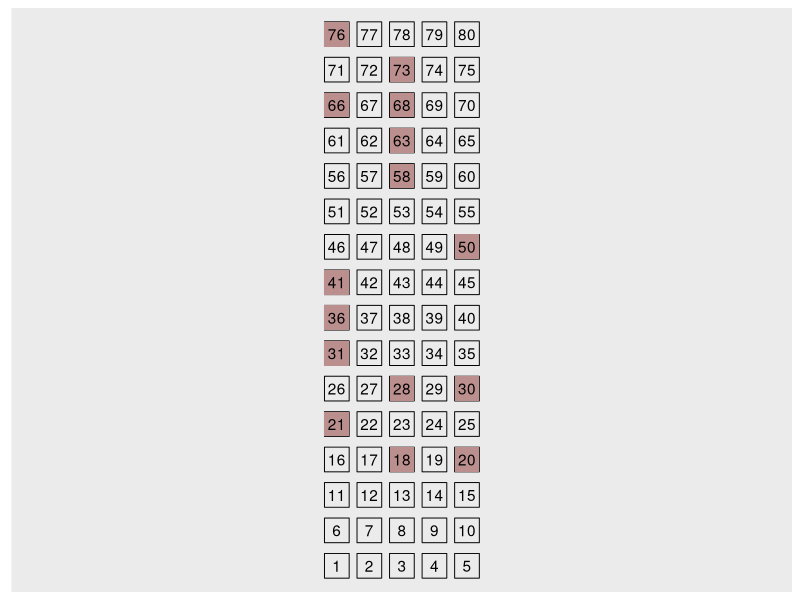

The R script that drew this image:
library(ggplot2) # görselleştirme için
library(dplyr) # tibble oluşturmak için

# Bu fonksiyon ilk önce iki kullanıcı arasında bir boşluk kalacak şekilde tesadüfi olarak koltuk numarası belirler. Bu tip koltukların tamamı dolduktan sonra kalan koltuklar arasından yine tesadüfi olarak koltuk numarası belirler.

seapart = function(seat_cap = 50, users = seat_cap * 0.5, seed = 321) {
  set.seed(seed)
  seat_cap = seat_cap
  users = users

  # başlamak için tümüyle boş salon
  seat_status = rep(TRUE, times = seat_cap)
  seats = c(1:seat_cap)

  # Mod 5'e göre 1, 3, ve 0 olan koltuk numaraları
  seats_mod5 = seats[(seats %% 5) %in% c(0, 1, 3)]
  max_empty = length(seats_mod5)

  # Koltuk seçme fonksiyonu
  pick_seat = function(type = "odd", mod5_seat_status) {

    if (type == "odd") {
      
      empty_seats_mod5 = seats_mod5[mod5_seat_status]

      if (length(empty_seats_mod5) > 1) {
        seat_pick = sample(empty_seats_mod5, 1)
      } else {
        seat_pick = empty_seats_mod5[1]
      }

      return(seat_pick)
    } else {

      empty_seats = seats[seat_status]

      if (length(empty_seats) > 1) {
        return(sample(empty_seats, 1))
      } else {
        return(empty_seats[1])
      }
    }
  }

  seat_picker = function() {
    if (sum(seat_status) > 0) {

      mod5_seat_status = seat_status[seats_mod5]

      if (sum(mod5_seat_status) > 0) {
        seat_pick = pick_seat("odd", mod5_seat_status)
      } else {
        seat_pick = pick_seat("any")
      }

      return(seat_pick)

    } else {
      return(-1)
    }
  }

  cat_stars = function() {
    cat("****************************************\n")
  }

  cat_stars()
  cat("Toplam başlangıç boş koltuk sayısı: ", seat_cap, "\n")
  cat("Bir boşluklu maximum koltuk sayısı: ", max_empty, "\n")
  cat_stars()

  # Koltuk seçme
  seat_order = rep(NA, seat_cap)

  for (i in 1:(users)) {
    seat_pick = seat_picker()

    if (seat_pick > 0) {
      seat_status[seat_pick] = FALSE
      cat(i, ": ", "Koltuk numaranız: ", seat_pick, "\n", sep = "")

      if (i <= seat_cap) {seat_order[i] = seat_pick}

      if (i == max_empty) {
        cat_stars()
        cat("Mod 5'e göre 0, 1, ve 3 olan koltukların tamamı dolu!", "\n")
        cat("Diğer numaralara geçiliyor...", "\n")
        cat_stars()
      }
    } else {
      cat_stars()
      cat(i, ": ", "Üzgünüz, şu anda hiç boş koltuğumuz yok.", "\n", sep = "")
    }
  }

  cat(paste("Kalan boş koltuk sayısı: ", sum(seat_status)))

  # Oturma verisi oluşturma
  seat_y_grid = rep(0, seat_cap)
  seat_y = rep(NA, length(seat_order))

  seat_x_grid = c(1:seat_cap) %% 5
  seat_x_grid[which(seat_x_grid == 0)] = 5

  seat_x = seat_order %% 5
  seat_x[which(seat_x == 0)] = 5

  for (i in 1:length(seat_order)) {
    if (!is.na(seat_order[i])) {
      for (j in 1:(seat_cap/5)) {
        in_interval = seat_order[i] > (j - 1) * 5 & seat_order[i] <= j * 5
        if (in_interval) {
          seat_y[i] = j
        }
      }
    }
  }

  # grid
  for (i in 1:length(seats)) {
    for (j in 1:(seat_cap/5)) {
      in_interval = seats[i] > (j - 1) * 5 & seats[i] <= j * 5
      if (in_interval) {
        seat_y_grid[i] = j
      }
    }
  }

  seating_data = tibble(
    seats,
    seat_x_grid,
    seat_y_grid,
    seat_order,
    seat_x,
    seat_y
  )

  return(seating_data)
}

seating_data = seapart(seat_cap = 80, users = 15)

seating_data |>
  ggplot(aes(seat_x_grid, seat_y_grid, label = seats)) +
  geom_point(shape = 0, size = 8) +
  geom_point(aes(seat_x, seat_y), shape = 15, color = "rosybrown", size = 8) +
  geom_text() +
  scale_x_discrete(expand = c(2, 2)) +
  #scale_y_discrete(expand = c(1, 0)) +
  labs(x = NULL, y = NULL) +
  theme(
    axis.ticks = element_blank(), 
    axis.text = element_blank(), 
    panel.grid.major = element_blank(), 
    panel.grid.minor = element_blank(),
    legend.position = "none"
  )
